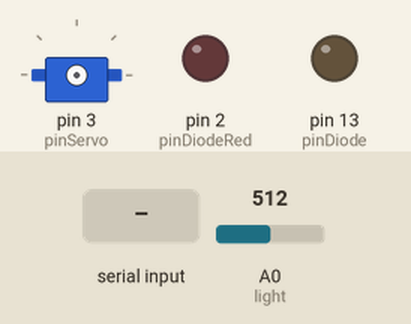
This sketch was run on a simulated Arduino Uno, built with avr-gcc and run on an emulated ATmega328P. Shown: servo, output pins drawn as LEDs (lit = HIGH). Wiring (inferred from the names in the program): servo: signal pin 3. The test bench sets the inputs (shaded band); at power-on: A0 (light) = 512. Servo pulses on a pin are drawn as a servo (544–2400 µs = 0–180°); pins used as bus, display or sensor lines are not drawn.

Above: at 2.2 s.
2.3 s: "LED_ON" received over the second serial link
At 3.2 s:
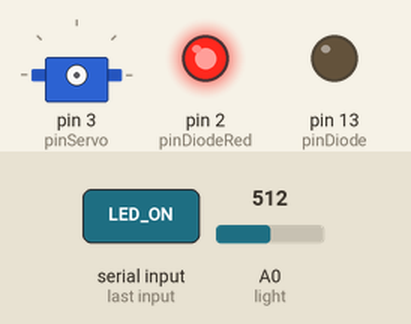
3.8 s: "Servo+" received over the second serial link
5.3 s: "LED_OFF" received over the second serial link
At 5.7 s:
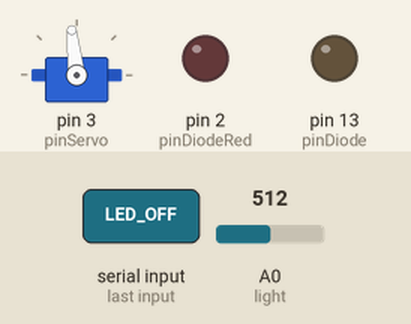
6.8 s: "0" received over the second serial link
At 7.4 s:
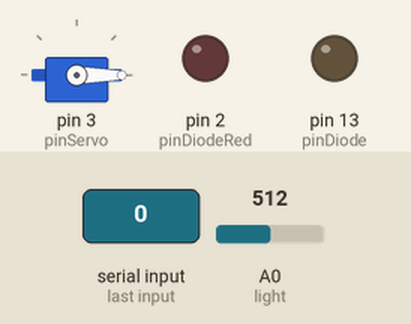
8.3 s: "179" received over the second serial link
At 9.2 s:
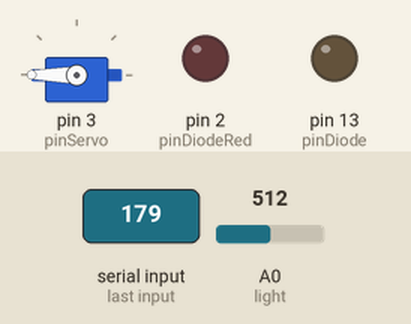
9.8 s: "Servo-" received over the second serial link
At 10.7 s:
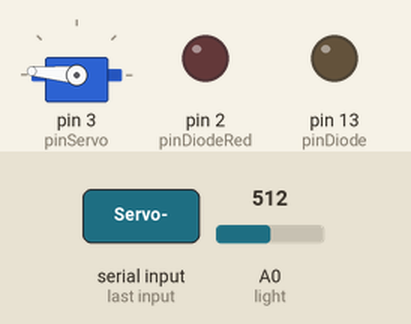
Timing chart, 0 to 12.3 s (numbered marks = the images above; inputs shaded):
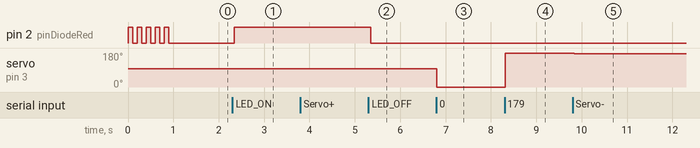

Measured:
- after the input at 2.3 s, pin 2 (pinDiodeRed): LOW → HIGH at once
- after the input at 5.3 s, pin 2 (pinDiodeRed): HIGH → LOW after 0.05 s
- after the input at 6.8 s, servo on pin 3 (pinServo): 96° → 0° at once
- after the input at 8.3 s, servo on pin 3 (pinServo): 0° → 180° at once
- after the input at 9.8 s, servo on pin 3 (pinServo): 180° → 175° at once

The sketch:

Arduino.ino
```cpp
/*
 *
 */

#include <Wire.h>
#include <SoftwareSerial.h>
SoftwareSerial BT(10, 9); //TX Pin,RX Pin
// Connect Tx to pin 10 and RX to pin 9

// Buffer for BlueTooth
char incomingByte;
String readBuffer = "";
bool recu = 0;

// Setting diodes
int pinDiode = 13;
int pinDiodeRed = 2;

// Setinng Servo
int periode = 20000;
int pinServo = 3;

// Setting time
long temps = 0;
long tempspasse = 100; // Every 0,1 seconds

// Datas
int light;
int data2 = 200; // If you need to send another data
int servoAngle = 90;

void setup() {
  pinMode(pinServo, OUTPUT); // on prépare le pin en mode OUTPUT
  digitalWrite(pinServo, LOW); // on l'initialise à l'état bas

  BT.begin(9600);

  pinMode(pinDiode, OUTPUT);
  pinMode(pinDiodeRed, OUTPUT);

  blinkRed();
}

void loop() {
  light = analogRead(A0); //Let's measure the light

  while (BT.available()) {            // If Bluetooth has data
    recu = 1;
    incomingByte = BT.read();          // Store each icoming byte from Bluetooth Module
    delay(5);
    readBuffer += char(incomingByte);    // Add each byte to ReadBuffer string variable
  }

  if (recu == 1) {
    analyseSignal();
    readBuffer = "";
    recu = 0;
  }

  if (millis() - temps >= tempspasse) {
    temps = millis();

    String messageToSent = String(light) + ":" + String(servoAngle);
    // The message has to be : "data01 : data02"

    sendMessage(messageToSent);
  }

}

void analyseSignal() {

// succession of if / else if to analyse message received (switch doesn't work with String)

  if (readBuffer == "LED_ON") {
    sendMessage("LED ON:");
    digitalWrite(pinDiodeRed, HIGH);

  } else if (readBuffer ==  "LED_OFF") {
    sendMessage("LED OFF: ");
    digitalWrite(pinDiodeRed, LOW);

  } else if (readBuffer == "Servo+") {
    servoAngle = servoAngle + 5;
    if (servoAngle > 179) {
      servoAngle = 179;
    }
    setAngle(servoAngle);

  } else if (readBuffer == "Servo-") {
    servoAngle = servoAngle - 5;
    if (servoAngle < 0) {
      servoAngle = 0;
    }
    setAngle(servoAngle);

  } else if (readBuffer == "0") {
    servoAngle = 0;
    setAngle(servoAngle);

  } else if (readBuffer == "90") {
    servoAngle = 90;
    setAngle(servoAngle);

  } else if (readBuffer == "179") {
    servoAngle = 179;
    setAngle(servoAngle);

  } else {
    sendMessage("Pas compris : ");
  }

}

void blinkRed() {
  for (int i = 0; i < 5 ; i++) {
    digitalWrite(pinDiodeRed, HIGH);
    delay(100);
    digitalWrite(pinDiodeRed, LOW);
    delay(100);
  }
}

void sendMessage(String message) {
  BT.println(message);
  //blink();
}

void setAngle(int a) {

  int duree = map(a, 0, 179, 500, 2500); // on transforme l'angle en microsecondes et on stocke dans la variable duree
  digitalWrite(pinServo, LOW); //on met le pin à l'état bas

  for (int t = 0; t < 80; t++) {
    digitalWrite(pinServo, HIGH); // on envoie l'impulsion
    delayMicroseconds(duree); // pendant la bonne durée
    digitalWrite(pinServo, LOW); // on stoppe l'impulsion
    delayMicroseconds(periode - duree); // on attend le temps restant pour atteindre la période
  }
}
```
